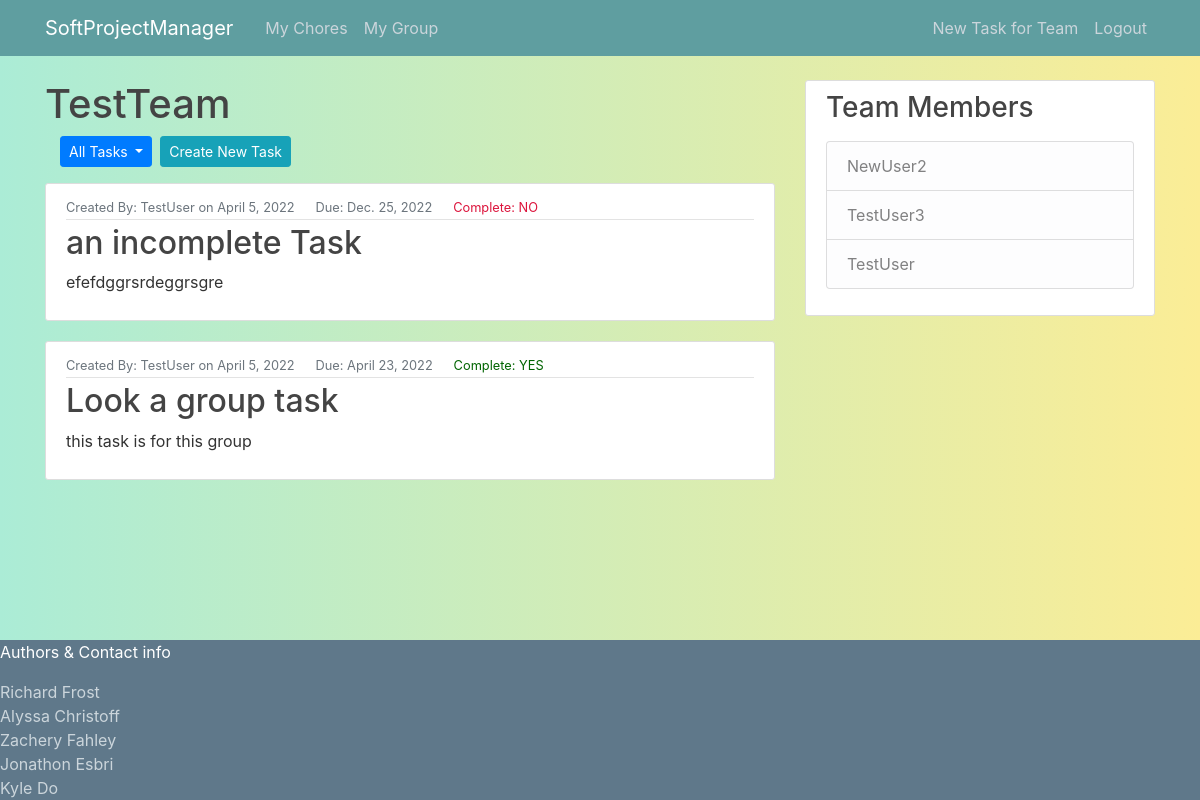
Screenshot of /group/all/ (signed in) with the database file from the repository.
### Users/models.py (models this page shows)
class Profile(models.Model):
    user = models.OneToOneField(User, on_delete=models.CASCADE)
    team = models.ForeignKey(Team, blank=True, null=True, on_delete=models.CASCADE)
    def __str__(self):
       return f'{self.user.username}'

### Teams/models.py (models this page shows, shortened)
class Team(models.Model):
    team_name = models.CharField(max_length=100, unique=True)
    team_pswd = models.CharField(max_length=15)
    def __str__(self):
        return self.team_name

class Team_Chore(models.Model):
    team_chore_name = models.CharField(max_length=100, verbose_name='Group Task Name')
    content = models.TextField(verbose_name='Task Content')
    date_created = models.DateField(auto_now_add=True)
    date_due = models.DateField(verbose_name='Due Date')
    is_complete = models.BooleanField(default=False)
    creator = models.ForeignKey(User, on_delete=models.CASCADE)
    team = models.ForeignKey(Team, on_delete=models.CASCADE)

### Teams/views.py (the view)
# urls.py: path('all/', GroupListViewAll.as_view(), name='group-test-all'),
class GroupListViewAll(LoginRequiredMixin, ListView):
    model = Team_Chore
    template_name ='Teams/GroupTestAll.html'
    context_object_name = 'GroupTasks'
    def get_queryset(self, *args, **kwargs):
        qs = Team_Chore.objects.filter(team = self.request.user.profile.team).order_by('is_complete', 'date_due')
        return qs

### Teams/templates/Teams/GroupTestAll.html (shortened to what this page needs)
{% extends "Teams/TeamBase.html" %}
{% block drop %}
  <div class="btn-toolbar col-md-8">
    <div class="dropdown">
      <button class="btn btn-primary btn-sm dropdown-toggle" type="button" id="toggleview" data-toggle="dropdown" aria-haspopup="true" aria-expanded="false">
        All Tasks
      </button>
    </div>
      <div>
        <a class="btn btn-info btn-sm mx-2" href="{% url 'team-task-create' %}">Create New Task</a>
      </div>
  </div>
{% endblock drop %}
{% block content %}
  {% for GroupTask in GroupTasks %}
        <article class="media content-section">
            <div class="media-body">
            <div class="article-metadata">
                <small class="text-muted">Created By: {{ GroupTask.creator }} on {{ GroupTask.date_created }} &emsp;</small>
                <small class="text-muted">Due: {{ GroupTask.date_due }} &emsp;</small>
                {% if GroupTask.is_complete == True %}
                <small class="text-muted"><span style="color: darkgreen">Complete: YES</span></small>
                {% else %}
                <small class="text-muted"><span style="color: crimson">Complete: NO</span></small>
                {% endif %}
            </div>
            <h2><a class="article-title" href="{% url 'team-task-detail' GroupTask.id %}">{{ GroupTask.team_chore_name }}</a></h2>
            <p class="article-content">{{ GroupTask.content }}</p>
            </div>
        </article>
    {% endfor %}
{% endblock content %}
{% block sidebar %}
<div class="col-md-4">
  <div class="content-section">
    <h3>Team Members</h3>
    <p class='text-muted'>
      <ul class="list-group">
        {% for member in GroupTasks.first.creator.profile.team.profile_set.all %}
        <li class="list-group-item list-group-item-light">{{member}}</li>
        {% endfor %}
      </ul>
    </p>
  </div>
  {% endblock sidebar %}

### Teams/templates/Teams/TeamBase.html (shortened to what this page needs)
{% load static %}
<!DOCTYPE html>
<html>
<head>
     <link rel="stylesheet" href="https://cdn.jsdelivr.net/npm/bootstrap@4.0.0/dist/css/bootstrap.min.css">
     <link rel="stylesheet" type="text/css" href="{% static 'chores/main.css' %}">
</head>
<body>
    <header class="site-header">
        <nav class="navbar navbar-expand-md navbar-dark bg-steel fixed-top">
          <div class="container">
            <a class="navbar-brand mr-4" href="/">SoftProjectManager</a>
            <div class="collapse navbar-collapse" id="navbarToggle">
              <div class="navbar-nav mr-auto">
                <a class="nav-item nav-link" href="{% url 'chore-home' %}">My Chores</a>
                {% if user.profile.team %}
                <a class="nav-item nav-link" href="{% url 'group-test' %}">My Group</a>
                {% else %}
                <a class="nav-item nav-link" href="{% url 'group-join' %}">Join Group</a>
                <a class="nav-item nav-link" href="{% url 'group-create' %}">Create Group</a>
                {% endif %}
              </div>
              <div class="navbar-nav">
                {% if user.is_authenticated %}
                  <a class="nav-item nav-link" href="{% url 'team-task-create' %}">New Task for Team</a>
                  <a class="nav-item nav-link" href="{% url 'logout' %}">Logout</a>
                {% else %}
                  <a class="nav-item nav-link" href="{% url 'login' %}">Login</a>
                  <a class="nav-item nav-link" href="{% url 'Create_account' %}">Register</a>
                {% endif %}
              </div>
            </div>
          </div>
        </nav>
    </header>
    <main role="main" class="container">
        <div class="row vertical-middle">
          <div class="col-md-8">
            <h1>{{user.profile.team}}</h1>
            {% block drop %}{% endblock drop %}
            {% block content %}{% endblock content %}
          </div>
          {% block sidebar %}{% endblock sidebar %}
        </div>
    </main>
    <footer class="class fixed-bottom">
      <p class = "para">Authors & Contact info</p>
      <ul class="contact">
        <li><a href="mailto:hege@example.com" class = "foottext">Richard Frost</a></li>
        <li><a href="mailto:hege@example.com"class = "foottext">Alyssa Christoff</a></li>
        <li><a href="mailto:hege@example.com" class = "foottext">Zachery Fahley</a></li>
        <li><a href="mailto:hege@example.com" class = "foottext">Jonathon Esbri</a></li>
        <li><a href="mailto:hege@example.com" class = "foottext">Kyle Do</a></li>
      </ul>
  </footer>
</body>
</html>

### chores/static/chores/main.css (style rules this page uses)
body { background-image: linear-gradient(to right, #abecd6 0%, #fbed96 100%); color: #333333; margin-top: 5rem; margin-bottom: 5rem; }
h1, h2, h3, h4, h5, h6 { color: #444444; }
ul { margin: 0; }
.bg-steel { background-color: cadetblue; }
.site-header .navbar-nav .nav-link { color: #cbd5db; }
.content-section { background: #ffffff; padding: 10px 20px; border: 1px solid #dddddd; border-radius: 3px; margin-bottom: 20px; }
.article-title { color: #444444; }
.article-content { white-space: pre-line; }
.article-metadata { padding-bottom: 1px; margin-bottom: 4px; border-bottom: 1px solid #e3e3e3 }
.class { background-color: #5f788a; margin-top: 5rem; }
.foottext { color:#cbd5db; }
.contact { list-style-type: none; margin: 0; padding: 0; }
.para { color: #ffffff; }

### rows the page displays
Team_Chore: creator "TestUser", date_created "April 5, 2022", date_due "Dec. 25, 2022", is_complete "Complete: NO", team_chore_name "an incomplete Task", content "efefdggrsrdeggrsgre"
Team_Chore: creator "TestUser", date_created "April 5, 2022", date_due "April 23, 2022", is_complete "Complete: YES", team_chore_name "Look a group task", content "this task is for this group"
Profile: user.username "NewUser2"
Profile: user.username "TestUser3"
Profile: user.username "TestUser"

### other values shown
{{ user.profile.team }} "TestTeam"
